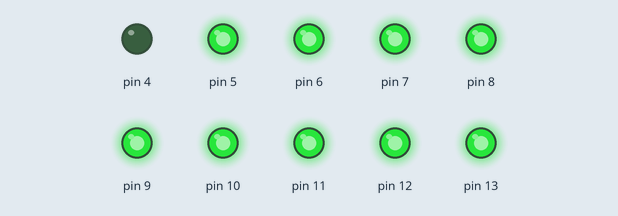
This sketch was run on a simulated Arduino Uno, built with avr-gcc and run on an emulated ATmega328P. Shown: output pins drawn as LEDs (lit = HIGH).

Above: at 0.2 s.
At 5.5 s:
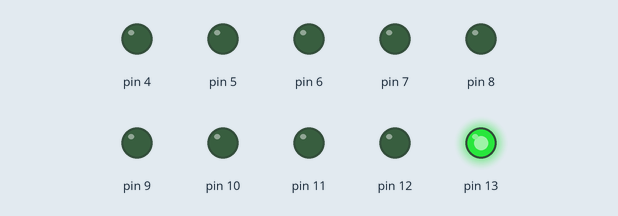
At 6.5 s:
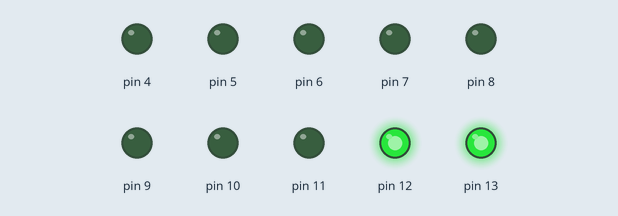
At 7.5 s:
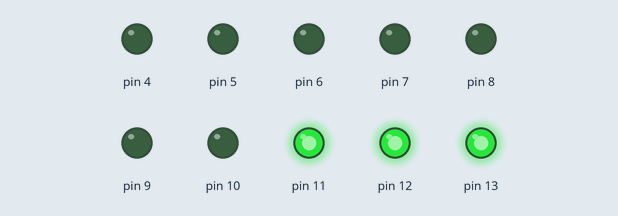
At 10.5 s:
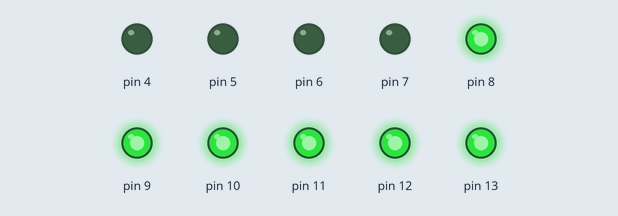
At 14.5 s:
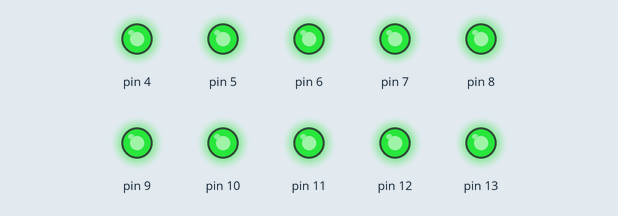
Timing chart, 0 to 19.5 s (numbered marks = the images above):
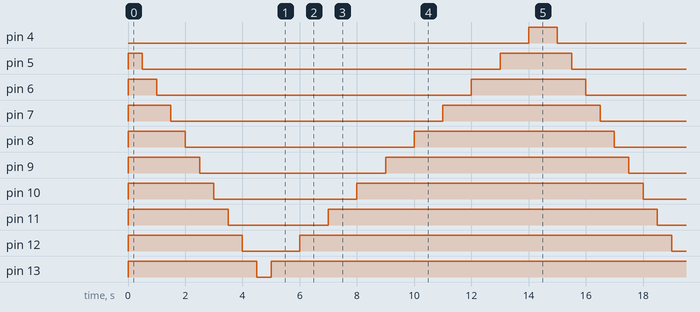

Measured:
- by itself, pin 4: alternates HIGH for 1.0 s and LOW for 14.0 s
- by itself, pin 5: alternates HIGH for 2.5 s and LOW for 12.5 s
- by itself, pin 6: alternates HIGH for 4.0 s and LOW for 11.0 s
- by itself, pin 7: alternates HIGH for 5.5 s and LOW for 9.5 s
- by itself, pin 8: alternates HIGH for 7.0 s and LOW for 8.0 s
- by itself, pin 9: alternates HIGH for 8.5 s and LOW for 6.5 s
- by itself, pin 10: alternates HIGH for 10.0 s and LOW for 5.0 s
- by itself, pin 11: alternates HIGH for 11.5 s and LOW for 3.5 s

The sketch:

LED_Ruler.ino
```cpp
void setup() {
  pinMode(4, OUTPUT);
  pinMode(5, OUTPUT);
  pinMode(6, OUTPUT);
  pinMode(7, OUTPUT);
  pinMode(8, OUTPUT);
  pinMode(9, OUTPUT);
  pinMode(10, OUTPUT);
  pinMode(11, OUTPUT);
  pinMode(12, OUTPUT);
  pinMode(13, OUTPUT);

  for (size_t i = 4; i < 14; i++) {
    digitalWrite(i, HIGH);
  }

}

void loop() {
  for (size_t i = 4; i < 14; i++) {
    digitalWrite(i, LOW);
    delay(500);
  }

  for (size_t i = 13; i > 3; i--) {
    digitalWrite(i, HIGH);
    delay(1000);
  }
}
```
